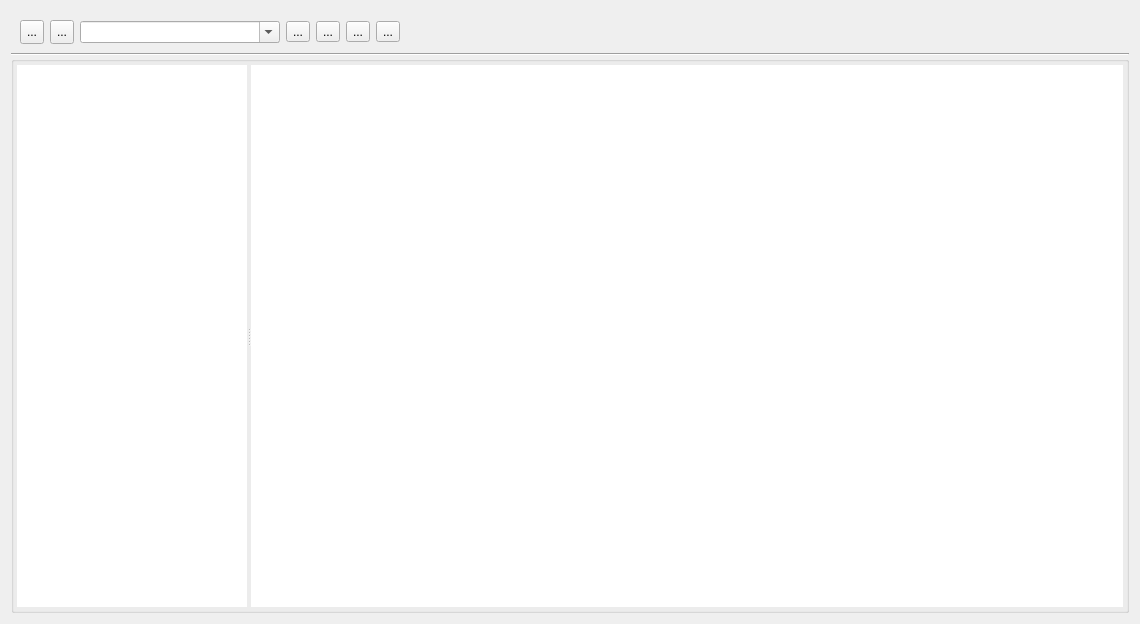
<?xml version="1.0" encoding="UTF-8"?>
<ui version="4.0">
 <class>NodeTreeDialog</class>
 <widget class="QDialog" name="NodeTreeDialog">
  <property name="windowModality">
   <enum>Qt::NonModal</enum>
  </property>
  <property name="geometry">
   <rect>
    <x>0</x>
    <y>0</y>
    <width>1140</width>
    <height>624</height>
   </rect>
  </property>
  <property name="sizePolicy">
   <sizepolicy hsizetype="Fixed" vsizetype="Fixed">
    <horstretch>0</horstretch>
    <verstretch>0</verstretch>
   </sizepolicy>
  </property>
  <property name="font">
   <font/>
  </property>
  <property name="windowTitle">
   <string>模块浏览器</string>
  </property>
  <property name="modal">
   <bool>false</bool>
  </property>
  <layout class="QVBoxLayout" name="verticalLayout_2">
   <item>
    <layout class="QVBoxLayout" name="verticalLayout">
     <property name="spacing">
      <number>0</number>
     </property>
     <item>
      <widget class="QWidget" name="widget" native="true">
       <property name="sizePolicy">
        <sizepolicy hsizetype="Preferred" vsizetype="Preferred">
         <horstretch>0</horstretch>
         <verstretch>0</verstretch>
        </sizepolicy>
       </property>
       <property name="maximumSize">
        <size>
         <width>530</width>
         <height>45</height>
        </size>
       </property>
       <property name="baseSize">
        <size>
         <width>600</width>
         <height>45</height>
        </size>
       </property>
       <property name="styleSheet">
        <string notr="true"/>
       </property>
       <layout class="QHBoxLayout" name="horizontalLayout" stretch="0,0,0,0,0,0,0">
        <property name="sizeConstraint">
         <enum>QLayout::SetFixedSize</enum>
        </property>
        <item>
         <widget class="QToolButton" name="tb_left_arrow">
          <property name="minimumSize">
           <size>
            <width>24</width>
            <height>24</height>
           </size>
          </property>
          <property name="text">
           <string>...</string>
          </property>
          <property name="icon">
           <iconset resource="../image.qrc">
            <normaloff>:/res/left_arrow.png</normaloff>:/res/left_arrow.png</iconset>
          </property>
          <property name="iconSize">
           <size>
            <width>24</width>
            <height>24</height>
           </size>
          </property>
         </widget>
        </item>
        <item>
         <widget class="QToolButton" name="tb_right_arrow">
          <property name="minimumSize">
           <size>
            <width>24</width>
            <height>24</height>
           </size>
          </property>
          <property name="text">
           <string>...</string>
          </property>
          <property name="icon">
           <iconset resource="../image.qrc">
            <normaloff>:/res/right_arrow.png</normaloff>:/res/right_arrow.png</iconset>
          </property>
          <property name="iconSize">
           <size>
            <width>24</width>
            <height>24</height>
           </size>
          </property>
         </widget>
        </item>
        <item>
         <widget class="QComboBox" name="comboBox">
          <property name="sizePolicy">
           <sizepolicy hsizetype="Preferred" vsizetype="Fixed">
            <horstretch>0</horstretch>
            <verstretch>0</verstretch>
           </sizepolicy>
          </property>
          <property name="minimumSize">
           <size>
            <width>200</width>
            <height>0</height>
           </size>
          </property>
          <property name="maximumSize">
           <size>
            <width>200</width>
            <height>16777215</height>
           </size>
          </property>
          <property name="editable">
           <bool>true</bool>
          </property>
         </widget>
        </item>
        <item>
         <widget class="QToolButton" name="tb_search_subsystem">
          <property name="text">
           <string>...</string>
          </property>
          <property name="icon">
           <iconset resource="../image.qrc">
            <normaloff>:/res/browser_search_button.png</normaloff>:/res/browser_search_button.png</iconset>
          </property>
          <property name="iconSize">
           <size>
            <width>24</width>
            <height>24</height>
           </size>
          </property>
         </widget>
        </item>
        <item>
         <widget class="QToolButton" name="tb_import_model">
          <property name="text">
           <string>...</string>
          </property>
          <property name="icon">
           <iconset resource="../image.qrc">
            <normaloff>:/res/Open.png</normaloff>:/res/Open.png</iconset>
          </property>
          <property name="iconSize">
           <size>
            <width>24</width>
            <height>24</height>
           </size>
          </property>
         </widget>
        </item>
        <item>
         <widget class="QToolButton" name="tb_stay_on_top">
          <property name="baseSize">
           <size>
            <width>24</width>
            <height>24</height>
           </size>
          </property>
          <property name="text">
           <string>...</string>
          </property>
          <property name="icon">
           <iconset resource="../image.qrc">
            <normaloff>:/res/stayOnTopLeft.png</normaloff>:/res/stayOnTopLeft.png</iconset>
          </property>
          <property name="iconSize">
           <size>
            <width>24</width>
            <height>24</height>
           </size>
          </property>
         </widget>
        </item>
        <item>
         <widget class="QToolButton" name="tb_help">
          <property name="text">
           <string>...</string>
          </property>
          <property name="icon">
           <iconset resource="../image.qrc">
            <normaloff>:/res/Help_24.png</normaloff>:/res/Help_24.png</iconset>
          </property>
          <property name="iconSize">
           <size>
            <width>24</width>
            <height>24</height>
           </size>
          </property>
         </widget>
        </item>
       </layout>
      </widget>
     </item>
     <item>
      <widget class="Line" name="line_3">
       <property name="orientation">
        <enum>Qt::Horizontal</enum>
       </property>
      </widget>
     </item>
     <item>
      <widget class="QGroupBox" name="groupBox">
       <property name="minimumSize">
        <size>
         <width>200</width>
         <height>0</height>
        </size>
       </property>
       <property name="styleSheet">
        <string notr="true"/>
       </property>
       <layout class="QHBoxLayout" name="horizontalLayout_2">
        <property name="spacing">
         <number>0</number>
        </property>
        <property name="leftMargin">
         <number>3</number>
        </property>
        <property name="topMargin">
         <number>3</number>
        </property>
        <property name="rightMargin">
         <number>3</number>
        </property>
        <property name="bottomMargin">
         <number>3</number>
        </property>
        <item>
         <widget class="QSplitter" name="splitter_node_tree">
          <property name="sizePolicy">
           <sizepolicy hsizetype="Expanding" vsizetype="Preferred">
            <horstretch>0</horstretch>
            <verstretch>0</verstretch>
           </sizepolicy>
          </property>
          <property name="orientation">
           <enum>Qt::Horizontal</enum>
          </property>
          <property name="childrenCollapsible">
           <bool>false</bool>
          </property>
          <widget class="AICCTreeWidget" name="tw_nodeTree">
           <property name="sizePolicy">
            <sizepolicy hsizetype="Preferred" vsizetype="Expanding">
             <horstretch>0</horstretch>
             <verstretch>0</verstretch>
            </sizepolicy>
           </property>
           <property name="minimumSize">
            <size>
             <width>230</width>
             <height>0</height>
            </size>
           </property>
           <property name="maximumSize">
            <size>
             <width>230</width>
             <height>16777215</height>
            </size>
           </property>
           <property name="sizeIncrement">
            <size>
             <width>0</width>
             <height>0</height>
            </size>
           </property>
           <property name="baseSize">
            <size>
             <width>0</width>
             <height>0</height>
            </size>
           </property>
           <property name="styleSheet">
            <string notr="true">QTreeView::branch{
background-color:#FFFFFF;
}
QTreeView {
border:1px solid #FFFFFF;
selection-background-color:#FFFFFF;
selection-color:#FFFFFF;
alternate-background-color:#FFFFFF;
background-color:#FFFFFF;
gridline-color:#FFFFFF;}</string>
           </property>
           <property name="sizeAdjustPolicy">
            <enum>QAbstractScrollArea::AdjustIgnored</enum>
           </property>
           <property name="dragEnabled">
            <bool>false</bool>
           </property>
           <property name="dragDropOverwriteMode">
            <bool>false</bool>
           </property>
           <property name="dragDropMode">
            <enum>QAbstractItemView::InternalMove</enum>
           </property>
           <property name="defaultDropAction">
            <enum>Qt::IgnoreAction</enum>
           </property>
           <attribute name="headerVisible">
            <bool>false</bool>
           </attribute>
           <attribute name="headerStretchLastSection">
            <bool>true</bool>
           </attribute>
           <column>
            <property name="text">
             <string notr="true">1</string>
            </property>
           </column>
          </widget>
          <widget class="QTableWidget" name="tw_nodeModels">
           <property name="sizePolicy">
            <sizepolicy hsizetype="Expanding" vsizetype="Expanding">
             <horstretch>0</horstretch>
             <verstretch>0</verstretch>
            </sizepolicy>
           </property>
           <property name="font">
            <font/>
           </property>
           <property name="styleSheet">
            <string notr="true">padding:2px;
border:1px solid #FFFFFF;
selection-background-color:#FFFFFF;
selection-color:#FFFFFF;
alternate-background-color:#FFFFFF;
background-color:#FFFFFF;
gridline-color:#FFFFFF;

</string>
           </property>
           <property name="dragEnabled">
            <bool>true</bool>
           </property>
           <property name="dragDropOverwriteMode">
            <bool>true</bool>
           </property>
           <property name="dragDropMode">
            <enum>QAbstractItemView::NoDragDrop</enum>
           </property>
           <property name="showGrid">
            <bool>false</bool>
           </property>
           <property name="wordWrap">
            <bool>true</bool>
           </property>
           <property name="columnCount">
            <number>6</number>
           </property>
           <attribute name="horizontalHeaderVisible">
            <bool>false</bool>
           </attribute>
           <attribute name="horizontalHeaderMinimumSectionSize">
            <number>140</number>
           </attribute>
           <attribute name="horizontalHeaderDefaultSectionSize">
            <number>140</number>
           </attribute>
           <attribute name="horizontalHeaderHighlightSections">
            <bool>false</bool>
           </attribute>
           <attribute name="verticalHeaderVisible">
            <bool>false</bool>
           </attribute>
           <attribute name="verticalHeaderMinimumSectionSize">
            <number>80</number>
           </attribute>
           <attribute name="verticalHeaderDefaultSectionSize">
            <number>80</number>
           </attribute>
           <column>
            <property name="text">
             <string>c1</string>
            </property>
           </column>
           <column>
            <property name="text">
             <string>c2</string>
            </property>
           </column>
           <column>
            <property name="text">
             <string>c3</string>
            </property>
           </column>
           <column>
            <property name="text">
             <string>c4</string>
            </property>
           </column>
           <column>
            <property name="text">
             <string>c5</string>
            </property>
           </column>
           <column>
            <property name="text">
             <string>c6</string>
            </property>
           </column>
          </widget>
         </widget>
        </item>
       </layout>
      </widget>
     </item>
    </layout>
   </item>
  </layout>
 </widget>
 <customwidgets>
  <customwidget>
   <class>AICCTreeWidget</class>
   <extends>QTreeWidget</extends>
   <header>controllers/aicctreewidget.hpp</header>
  </customwidget>
 </customwidgets>
 <resources>
  <include location="../image.qrc"/>
 </resources>
 <connections/>
</ui>
